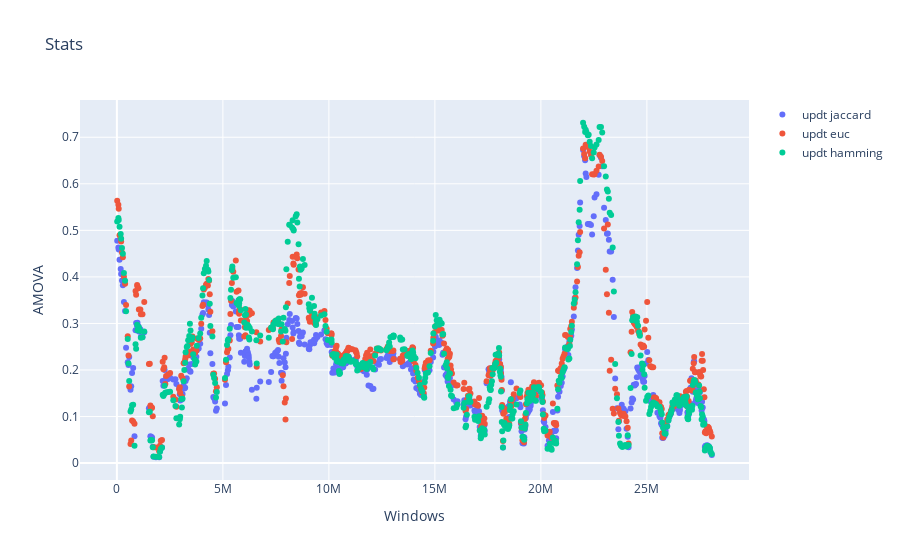

Source (notebook cell):
### Code cell
AMOVA_stats= [[[Chr,wind,*Results[Chr][wind]] for wind in Results[Chr].keys()] for Chr in Results.keys()]
AMOVA_stats= np.array([y for y in it.chain(*AMOVA_stats)])

Names= ['updt jaccard','updt euc','updt hamming']

fig_data= [go.Scatter(
    x= AMOVA_stats[:,1],
    y= AMOVA_stats[:,x],
    mode= 'markers',
    name= Names[x - 3]
) for x in range(3,6)]

layout = go.Layout(
    title= 'Stats',
    yaxis=dict(
        title='AMOVA'),
    xaxis=dict(
        title='Windows')
)

fig= go.Figure(data=fig_data, layout=layout)
iplot(fig)

### Figure 1 — Plotly figure (JSON) as saved in the notebook; plotly's stock layout.template omitted (floating-point values rounded to 4 significant figures; data arrays with more than 128 entries replaced by an {"elided": "..."} marker saying what was removed)
{"data": [{"mode": "markers", "name": "updt jaccard", "type": "scatter", "x": {"elided": "600 str values"}, "y": {"elided": "600 str values"}}, {"mode": "markers", "name": "updt euc", "type": "scatter", "x": {"elided": "600 str values"}, "y": {"elided": "600 str values"}}, {"mode": "markers", "name": "updt hamming", "type": "scatter", "x": {"elided": "600 str values"}, "y": {"elided": "600 str values"}}], "layout": {"title": {"text": "Stats"}, "xaxis": {"title": {"text": "Windows"}}, "yaxis": {"title": {"text": "AMOVA"}}}}
